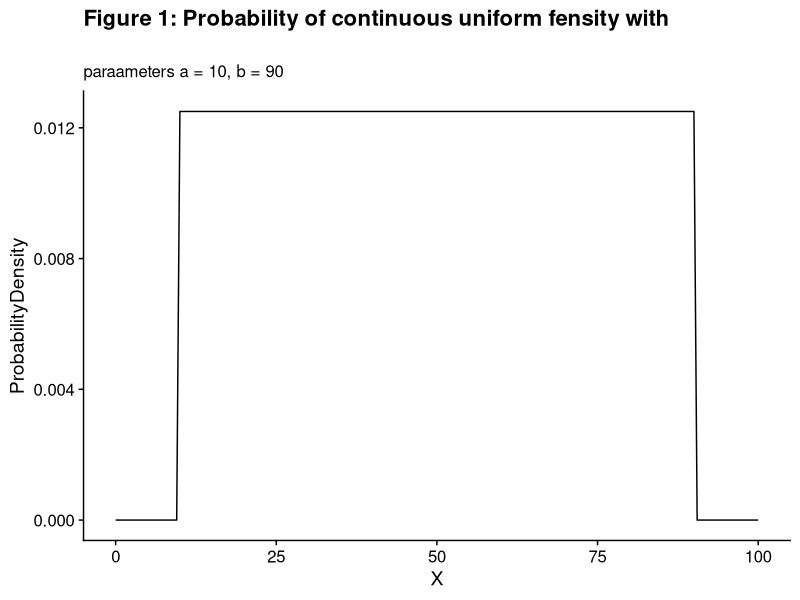

The R source for this figure:
## ---- chunk 1
knitr::opts_chunk$set(echo = TRUE)
## ---- chunk 2
require(tidyverse)                          # I live in the tidy verse.
require(cowplot)                            # For publishable graphics

a <- 10                                     # Assign parameter values.
b <- 90

x <- seq( from = 0,
          to   = 100,
          by   = 0.5 )

uniform <-   
  ifelse( x < a, 0,
  ifelse( x <= b, 1/(b-a), 0 ))

this_tibble <-
  tibble( x, uniform )

ggplot( this_tibble,
        aes(x = x, y = uniform )) +
  geom_line() +
  
  xlab( "X" ) +
  ylab( "ProbabilityDensity" ) +
  ggtitle( "Figure 1: Probability of continuous uniform fensity with\n",
           "paraameters a = 10, b = 90 " ) +
  theme_cowplot()
## ---- chunk 3
# In this code we com[pute the sampling distribution for the samples sizes we
# listed anove.

set.seed( 11235 )                           # For reproduciability of results.

a = 10
b = 90
n <- c( 1, 2, 4, 8, 16, 32, 64, 128 )

means <- rep( NA, 8000 )
means <- matrix( means, nrow = 1000 )

 
for( j in 1:length(n) ){
  for( i in 1:1000 ){
    our_sample <- runif( n[j], min = a, max = b )
    means[i,j] <- mean( our_sample )
  }
}
  

## ---- chunk 4

